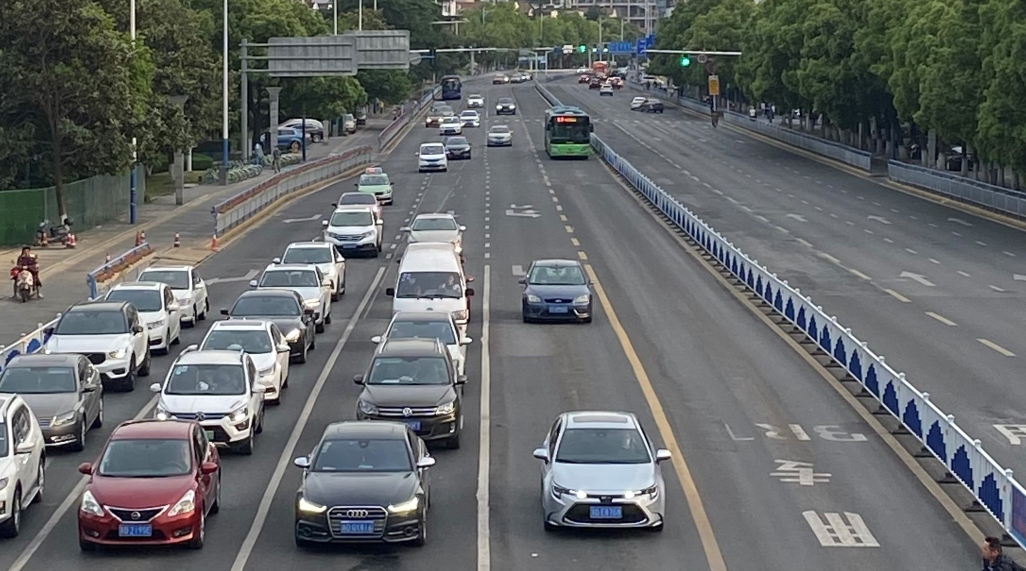
#> input picture 31.jpg, 2052 x 1141 px (shown at 1/2 size)
$ python check.py   (older library calls are emulated)
#> lines starting #> are read from the running program, lines starting #| are printed output that depends on the picture; after the words box and inside, x2 and y2 are one past the last pixel; in counts of white or black regions, pixels touching at a corner belong together
### trailConfirm.py
import cv2
import numpy as np
import ImageProcess
import LineProcessing
path1 = '31.jpg'
path2 = '32.jpg'

def get_lane(lanes, num):
    return lanes[num]


# false middle line process
def get_middle_line_gather(lane1, lane2):
    x1 = (lane1[0] + lane2[0])/2
    y1 = (lane1[1] + lane2[1])/2
    x2 = (lane1[2] + lane2[2])/2
    y2 = (lane1[3] + lane2[3])/2
    middle_line = [x1, y1, x2, y2]
    return middle_line


def fake_middle_line(done_line_copy):
    middle_line_gather = np.zeros((3, 4))  # 最右侧车道不进行计算，因为是BRT车道
    for i in range(0, 3):
        z1 = get_lane(done_line_copy, i)
        z2 = get_lane(done_line_copy, i + 1)
        # 求两线的中线
        middle_line_gather[i] = get_middle_line_gather(z1, z2)
    print('fake三条中线：')
    print(middle_line_gather)
    return middle_line_gather


# true figure out middle lines
def get_pic_size(img_colorful):
    width, length = ImageProcess.check_size(img_colorful)     # size= (339, 600, 3)
    return width, length


def complete_lane_width339(lane):      # y=339时，x的坐标
    # y-339 = k(x-x0)  -> y1 - 339 = k(x1 - x0)
    # x0 = x1 +(339-y1)/k
    # gen是y = 339（底线处）时x的坐标，得到这个坐标，可以更新lane的第一组坐标
    k = LineProcessing.get_slope(lane)
    if k != 0:
        gen = lane[0] + (338 - lane[1])/k
    else:
        gen = lane[0]
    return gen


def complete_lane_width0(lane):
    # y-0 = k(x-x0)  ->   y2 - 0 = k(x2 - x0)
    # x0 = x2 - y2/k
    # ji是y = 0（远处，屏幕上顶）时x的坐标，得到这个坐标，可以更新lane的第二组坐标
    k = LineProcessing.get_slope(lane)
    if k != 0:
        ji = lane[2] - (lane[3]/k)
    else:
        ji = lane[0]
    return ji


def update_lane_to339(lines):
    for co in range(0, 4):
        new_x1 = complete_lane_width339(lines[co])     # get新横坐标
        lines[co][0] = new_x1
        lines[co][1] = 338
    return lines


def update_lane_to0(lines):
    for bo in range(0, 4):
        new_x2 = complete_lane_width0(lines[bo])
        lines[bo][2] = new_x2
        lines[bo][3] = 0
    return lines


def figure_middle_line_true(lane1, lane2):
    middle_point_floor = (lane1[0] + lane2[0])/2       # lane[1] = 339
    middle_point_top = (lane1[2] + lane2[2])/2
    middle_line_tuple = [middle_point_floor, 339, middle_point_top, 0]
    return middle_line_tuple


def get_middle_line(middle_gather, num):
    if num < 3:
        return middle_gather[num]
    else:
        print('没那么多中线')


def aggregate_middle_line(lines):
    middle_line_gather_true = np.zeros((3, 4))
    for n in range(0, 3):
        # true 计算中线方程（两点式）
        middle_line = figure_middle_line_true(lines[n], lines[n+1])
        middle_line_gather_true[n] = middle_line
    return middle_line_gather_true


'''
def figure_equation(lane):
    x1 = lane[0]
    y1 = lane[1]
    x2 = lane[2]
    y2 = lane[3]
    LineProcessing.get_slope(lane)
    # y = kx - kx1 +y1
    return
'''


# 绘制中线
def fl_trans_int(data):     # float转为int，绘制时的坐标需要int
    return int(data)


def draw_middleLine(img, draw_line, rough):
    for j in range(0, 3):
        m_line = get_middle_line(draw_line, j)
        x1 = fl_trans_int(m_line[0])
        y1 = fl_trans_int(m_line[1])
        x2 = fl_trans_int(m_line[2])
        y2 = fl_trans_int(m_line[3])
        print('绘制的中线两端坐标【', x1, ' ', y1, ' ', x2, ' ', y2, '】')
        pic_with_mid = cv2.line(img, (x1, y1), (x2, y2), (0, 255, 255), rough)
        cv2.imshow('middle', pic_with_mid)
        cv2.waitKey()


'''
def set_lane():
    lines = [[9, 338, 74, 261],
             [145, 333, 200, 211],
             [302, 318, 302, 157],
             [352, 163, 373, 216]]
    return lines
'''


def set_lane():
    lines = [[4, 338, 72, 261],
             [140, 333, 200, 211],
             [290, 318, 284, 157],
             [359, 163, 384, 216]]
    return lines


def trail_confirm_all(path):
    done_line = set_lane()        # 确定车道线合集
    done_line_copy = done_line.copy()
    print('车道线：', done_line)
    # 拿两条相邻车道线
    fake_middle_line_gathers = fake_middle_line(done_line_copy)
    print('看着！我要更新了线段了！！！！！')
    updated_done_line_half = update_lane_to339(done_line)
    updated_done_line = update_lane_to0(updated_done_line_half)
    print('更新后的完整车道线两点式方程：', updated_done_line)
    true_middle_lines = aggregate_middle_line(updated_done_line)
    # 绘制中线
    print('start drawing primary img')
    img_color, img_binary = ImageProcess.pp2value(path)
    img_binary2 = img_binary.copy()
    # draw_middleLine(img_color, fake_middle_line_gathers, 3)
    draw_middleLine(img_color, true_middle_lines, 2)
    return img_color, img_binary, true_middle_lines

### ImageProcess.py
import cv2
import numpy as np
import trans
import LineProcessing


path1 = '31.jpg'
path2 = '32.jpg'
path3 = '13.jpg'


# 读取图片、调整尺寸、灰度化
def readphoto(img_path):
#> called with img_path = '31.jpg'
    Photo0 = cv2.imread(img_path, flags=cv2.IMREAD_COLOR)
#> Photo0 is the input picture: shape (1141, 2052, 3); mean B, G, R 103.3, 103, 99.8

    return Photo0


def resize_photo(imgArr, MAX_WIDTH=600):
#> called with MAX_WIDTH = 600
    img = imgArr
    rows, cols = img.shape[:2]  # 获取图像宽和高
    if cols > MAX_WIDTH:
        change_rate = MAX_WIDTH / cols
        img = cv2.resize(img, (MAX_WIDTH, int(rows * change_rate)), interpolation=cv2.INTER_AREA)
    return img


def check_size(Photo):
    sp = Photo.shape
    print("size=", sp)  # 查看图片大小
#| size= (333, 600, 3)
    sz1 = sp[0]  # width(rows) of image
    sz2 = sp[1]  # heights(colums) of image
    sz3 = sp[2]  # the pixels value is made up of three primary colors
    print('width: %d \nheight: %d \nnumber: %d' % (sz1, sz2, sz3))
#| width: 333
#| height: 600
#| number: 3
    return sz1, sz2


def process(Photo):
    kerenlerode5 = cv2.getStructuringElement(cv2.MORPH_RECT, (5, 5))
    kernelerode9 = cv2.getStructuringElement(cv2.MORPH_RECT, (15, 15))
    # 复制出一个直线检测图
    # 灰度变化
    Photo_gray = cv2.cvtColor(Photo, cv2.COLOR_BGR2GRAY)
    cv2.imshow('Photo_gray', Photo_gray)
    cv2.waitKey()
    #noise
    # 高斯滤波
    blur = cv2.GaussianBlur(Photo_gray, (5, 5), 0)
    cv2.imshow('gaosp', blur)
    blur2 =cv2.GaussianBlur(Photo_gray, (9, 9), 0)
    cv2.imshow('gaosp99', blur2)
    # 二值化
    ret, binary = cv2.threshold(blur, 139, 255, cv2.THRESH_BINARY)
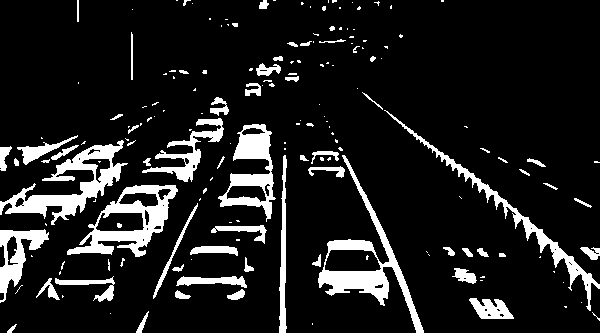
#> binary: shape (333, 600); 12% white; 174 white regions (109 under 20 px), largest, box (x1, y1, x2, y2) and area: (318, 155, 424, 333) 3183, (0, 140, 128, 225) 3110, (67, 185, 178, 257) 2792
    cv2.imshow('2value', binary)
    cv2.waitKey()
    '''OTSU二值化
    _, binary2 = cv2.threshold(Photo_gray, 0, 255, cv2.THRESH_OTSU)
    cv2.imshow('2value', binary2)
    cv2.waitKey()
    '''
    # canny
    Photo_canny = cv2.Canny(binary, 350, 200, 3)
#> Photo_canny: shape (333, 600); 4.4% white in thin lines or dots
    cv2.imshow('canny', Photo_canny)
    cv2.waitKey()

    # 试着做膨胀腐蚀处理
    kernel = cv2.getStructuringElement(cv2.MORPH_RECT, (3, 2))
    kernelBig = cv2.getStructuringElement(cv2.MORPH_RECT, (8, 5))
    kernelX = cv2.getStructuringElement(cv2.MORPH_RECT, (7, 4))
    kernelY = cv2.getStructuringElement(cv2.MORPH_RECT, (1, 3))


    erode_dilate = cv2.dilate(binary, kernel)
#> erode_dilate: shape (333, 600); 16.3% white; 146 white regions (61 under 20 px), largest, box (x1, y1, x2, y2) and area: (311, 155, 425, 333) 4068, (0, 138, 137, 226) 3933, (66, 185, 179, 258) 3442
    cv2.imshow('dilate', erode_dilate)
    erode_dilate = cv2.erode(erode_dilate, kernel)
#> erode_dilate: shape (333, 600); 12.2% white; 166 white regions (101 under 20 px), largest, box (x1, y1, x2, y2) and area: (0, 141, 128, 226) 3193, (318, 156, 424, 333) 3181, (67, 186, 178, 258) 2841
    cv2.imshow('erode', erode_dilate)
    '''
    erode_dilate = cv2.dilate(erode_dilate, kernelY)
    cv2.imshow('dilate', erode_dilate)
    erode_dilate = cv2.erode(erode_dilate, kernelY)
    cv2.imshow('erode', erode_dilate)
    cv2.waitKey()
    '''

    # sobel
    x = cv2.Sobel(blur, cv2.CV_16S, 1, 0)
    y = cv2.Sobel(blur, cv2.CV_16S, 0, 1)
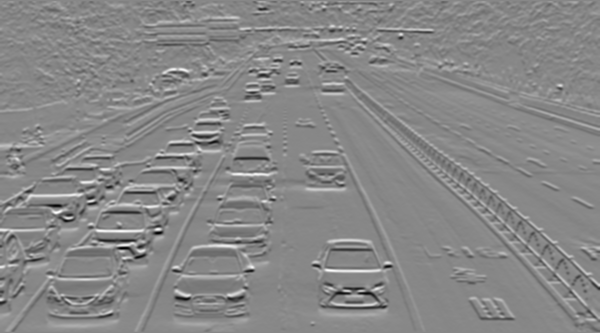
#> y: shape (333, 600) int16; min -507, max 446, mean 0.3; drawn with min black and max white
    absX = cv2.convertScaleAbs(x)  # 转回unit8
    absY = cv2.convertScaleAbs(y)
    dst_sobel = cv2.addWeighted(absX, 0.5, absY, 0.5, 0)
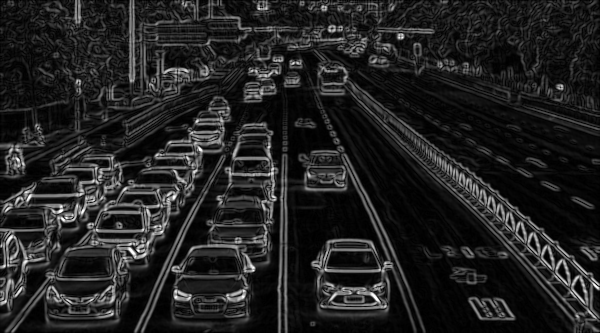
#> dst_sobel: shape (333, 600); min 0, max 255, mean 34.3
    cv2.imshow('absX', absX)
    cv2.imshow('absY', absY)
    cv2.imshow('soble', dst_sobel)
    cv2.waitKey()


    return binary, erode_dilate, Photo_canny, dst_sobel


# [72 lines left out: functions HoughChange, origin_line_count_get, originlines_Trans_Preprolines, threeToTwo, site_confirm, not called in this run]


def pp2value(path):

    img0 = readphoto(path)
    img_resize = resize_photo(img0)  # img1是调节尺寸后的图片
    check_size(img_resize)
    cv2.imshow('resize', img_resize)
    cv2.waitKey()
    # process函数：input：原图；  return binary（二值图）, erode_dilate（一次e&r图）, Photo_Canny, dst_sobel（sobel图）
    img_bin, imgErodeDilate, imgCanny, imgSobel = process(img_resize)
    return img_resize, img_bin


# [20 lines left out: function AllPrepareingProcessing, not called in this run]


# if __name__ == '__main__':

### LineProcessing.py
import numpy as np
import ImageProcess
from pprint import pprint as pp
import trans
path1 = '31.jpg'
path2 = '32.jpg'

# 得到第a个二维数组(第一个是array【0】)，并且打印这个元组
def takeTuple(array, a):
    print(array[a])
    return array[a]


'''
def take_axis(arr):
    return arr[0]


# 数组排序
def line_rank_me(x, dimension):
    a = np.zeros(13)        # 初始化13条直线
    b = np.zeros(13)        # 初始化13个用于比较的数
    c = np.zeros(13)
    for i in range(0, dimension):
        a[i] = takeTuple(x, i)     # 拿一条直线
        b[i] = take_axis(x)       # 用于排序的数拿出来放在b[i]，这里用第三个数
        c[i] = b[i]
    b.argsort(axis=0)
    # 带着a[一起]
'''


# [4 lines left out: function line_rank_py, not called in this run]


# 得到直线个数（元组）
def line_num(line_tuple):
    return int(np.size(line_tuple) / 4)


# 得到斜率(元组)
def get_slope(Tuple):
    x1 = Tuple[0]
    y1 = Tuple[1]
    x2 = Tuple[2]
    y2 = Tuple[3]
    if (x1 - x2) == 0:
        slope = 0.00000000  # 垂直的线令为0
    else:
        slope = float((y2 - y1) / (x2 - x1))    # 因为坐标原点在图片左上角，所以增加一个符号方便理解
    return slope


# [6 lines left out: function print_slope, not called in this run]


def get_line(lines, x):
    return lines[x]


# 第i条直线 与 x轴 交点的横坐标
# [9 lines left out: function endpoint_x, not called in this run]


# 第i条直线 与 y轴 交点的横坐标
def endpoint_y(lines, i):
    line = get_line(lines, i)
    k = get_slope(line)


# [9 lines that do not run on import are left out]

### timeRG.py
import numpy as np

length = np.ones(6)


def FirstTime(first_len):
    rest_time = first_len*(-0.4)+80
    print('第一次剩余时间：', rest_time)
    return rest_time


def SecondTime(minus_len, Ftime):
    change_time = minus_len*2.2
    Stime = Ftime - 10
    SecondRestTime = Stime - change_time
    print('第二次调整后剩余时间为', SecondRestTime)
    return SecondRestTime


def AllTimeRG(LengthArray):
    RestTime = 100
    firstLength = LengthArray[1]
    secondLength = LengthArray[4]
    MinusLength = secondLength - firstLength
    rest_time1 = FirstTime(firstLength)
    rest_time = SecondTime(MinusLength, rest_time1)

### check.py
import math

import ImageProcess
import LineProcessing
import trailConfirm
import cv2
import numpy as np
import timeRG

path1 = '31.jpg'
path2 = '32.jpg'

'''
# 二值图输出的实验
print(img2value[0])
print('img2value[0] = ', np.size(img2value[0]))
# 结论：img2value[0] = [600个元素，值只有0 & 255， 其中：0 = 黑 ， 255 = 白 ]，连续黑色为没有车
'''


# 取一根中线
def fetch_middle_line(lines, num):
    return lines[num]


# 按顺序将中线上的点的int型坐标拿出来
# 中线上的每个点坐标（转换为int类型），返回两个数组，一个横坐标数组，一个纵坐标数组，横坐标++
# 这个是错误做法：不应该遍历横坐标应该遍历纵坐标，请跳转到right_allY_print_int_site()
# [34 lines left out: function false_allX_print_int_site, not called in this run]


# 按顺序将中线上的点的int型坐标拿出来
# 中线上的每个点坐标（转换为int类型），返回两个数组，一个横坐标数组，一个纵坐标数组，横坐标++
# 正确做法，遍历纵坐标
def right_allY_print_int_site(floatLine):  # 输入的是floatLine两端点
    # y - y2 = k(x - x2)        y2 = 0, x2 = floatLine[2]
    # x[g] = y[g]/k +x2
    k = LineProcessing.get_slope(floatLine)
    xArr = np.zeros(width, dtype=int)
    yArr = np.zeros(width, dtype=int)
    for g in range(0, width):
        yArr[g] = g
        xArr[g] = int(g / k + floatLine[2])
        # print(xArr[g], yArr[g])
    return xArr, yArr


# 获取（x, y）的灰度值
def get_gray_value(a, b, img_binary_get):  # 输入的是横纵坐标，输出的却是纵横坐标
    return img_binary_get[b][a]


# 按顺序将灰度值填入一个一维数组
def pick_valueTo_uni_dimension(x_site, y_site, copy):
    array_gray_data = np.zeros(width, dtype=int)
    print('一维数组size=', width)
    for s in range(0, width):
        array_gray_data[s] = get_gray_value(x_site[s], y_site[s], copy)
        # print(x_site[s], y_site[s], array_gray_data[s])
    print('灰度值一维数组：', array_gray_data)
    return array_gray_data  # 返回一个一维数组


# 输入正序；获得倒序的！故要调整顺序：
def get_len_equal_criterion_arr(finalPointGather, startCheckingP):      # finalPointGather:正序灰度数组
    # 初始化
    ready_toCheck_point_gather = np.ones(criterion, dtype=int)      # 初始化阈值长度的数组
    for pick in range(0, criterion):        # 填入17个数
        ready_toCheck_point_gather[pick] = finalPointGather[startCheckingP - pick]
        # 图像上看，startCheckingP - pick是起测点往上17个点（含起测点）
    return ready_toCheck_point_gather


# 判断阈值长度内是否连续0
def detect_continuous_zero(arr):  # 输入待检测数组，长度为criterion
    t = True
    for tra in range(0, criterion):  # traverse 遍历
        if arr[tra] == 0:
            pass
        else:
            t = False
            break
    # print('t = ', t)
    return t


# 循环检测每个0
def check_apieceZero(final_array, start_check_point):  # 传入检测灰度值数组和起测点
    size_of_array = np.size(final_array)
    counter = start_check_point
    have_got_trail = False
    while counter in range(criterion, start_check_point + 1):   # 如果前面全满，最后是17个像素点也不太影响，就计算满排队吧
        ready_queue = get_len_equal_criterion_arr(final_array, counter)     # 得到倒序待检测数组ready_queue
        have_got_trail = detect_continuous_zero(ready_queue)        # 是否检测到连续17个0
        counter = counter - 1           # 改变的其实是每次检测的（连续17个数）起测点
        # print('counter = ', counter)
        if have_got_trail:
            break
    if have_got_trail:
        return True, counter+1      # counter+1：起测点的纵坐标
    else:
        return False, 0


# 判断是否为一级拥塞
def if_first_level(count_p):
    had = False
    if count_p > (init_check_point-7):
        had = True
        print('一级拥塞，trail = 0')
    return had


# 计算物理世界实际拥塞长度
def figure_real_trail(length):
    if length != 0:
        # L=h * tan[arctan(d/h) +α] -d
        # 理论请见：physicsFigureLength 以及 physicsFigureLengthReadMe
        h = 3.8  # 米
        d_min = 15  # 米
        d_max = 200
        d = width - trail
        a = (math.atan(d_max/h))/width      # should be (arctan(d_max/h)) / width
        # a是摄像头安装角度/拍摄到的上下边实际长度
        # 这里估计为180m(d_max), arctan(180/7.5) = 87.6° 垂直分辨率width=339，则
        before_L = math.atan(d_min/h)+a
        print('tan=', math.tan(before_L))
        L = h*(math.tan(before_L)) - d_min
        print('before = ', before_L)
        print('L = ', L)
        return (width - length)*L-d_min
    else:
        return 5


if __name__ == '__main__':
    img, img2value, complete_middle_lines = trailConfirm.trail_confirm_all(path1)
#> complete_middle_lines = [[70.77, 339, 303.1, 0], [214.1, 339, 291, 0], [366.1, 339, 280.1, 0]]
    img2value_copy = img2value.copy()
    cv2.waitKey()
    cv2.destroyAllWindows()
    # 在二值图上绘制中线
    trailConfirm.draw_middleLine(img2value, complete_middle_lines, rough=2)
#> the loop in draw_middleLine (call 2), `for j in range(0, 3):` made 3 passes
#> (m_line, x1, x2) on passes 1 to 3: ([70.77, 339, 303.1, 0], 70, 303), ([214.1, 339, 291, 0], 214, 290), ([366.1, 339, 280.1, 0], 366, 280)
#> (printed output is left out)
    width, height = trailConfirm.get_pic_size(img)
#| size= (333, 600, 3)
#| width: 333
#| height: 600
#| number: 3
#> in get_pic_size, `width, length = ImageProcess.check_size(img_colorful)`: width = 333; length = 600
#> width = 333; height = 600
    # 起测点：2/3*width
    init_check_point = int((3 / 4) * width)  # 起测点
#> init_check_point = 249
    criterion = 19  # criterion 标准（阈值）
    trail_arr = np.zeros(6, dtype=int)      # 三列队尾位置数组
    # 第一种思路
    # 第一次撰写过程中犯了很大的错误，错误在于，求出了每一个x，实际上我们要输出的是每一个y
    # 输出每一个x的话，会在纵向方向上跳过很多个点，导致根本看不到连续白点的存在，样本（数组长度）也不够339个
    # 从图像宽度的2/3处开始检测，因为有车不往前停
    real_length = np.zeros(6)
    for i in range(0, 3):
        # 取一根中线
        ready_toProcess_midLine = fetch_middle_line(complete_middle_lines, i)
        # 按顺序将中线上的点的int型坐标拿出来
        x_pos, y_pos = right_allY_print_int_site(ready_toProcess_midLine)
        # 按顺序将灰度值填入一个一维数组
        gray_value_gather = pick_valueTo_uni_dimension(x_pos, y_pos, img2value_copy)
        # gray_value_gather : 一维数组{0，255}
        # 检测连续0长度
        got_it, trail = check_apieceZero(gray_value_gather, init_check_point)
        if got_it:
            print('找到队尾，纵坐标为：', trail)
        else:
            trail = width
            print('没有找到队尾, 完全拥塞，拥塞长度：trail =', trail)
        one_level = if_first_level(trail)
        if one_level:
            trail = 0
        trail_arr[i] = trail
        real_length[i] = figure_real_trail(trail)
        print('real_length=', real_length[i])
        pic_final = cv2.line(img, (100, trail), (400, trail), (255, 0, 255), 2)
        cv2.imshow('final', pic_final)
        cv2.waitKey()
#> this loop made 3 passes
#> (ready_toProcess_midLine, k in right_allY_print_int_site, d in figure_real_trail) on passes 1 to 3: ([70.77, 339, 303.1, 0], -1.46, 225), ([214.1, 339, 291, 0], -4.41, 108), ([366.1, 339, 280.1, 0], 3.94, 94)
#> (printed output is left out)
#> after the loop, real_length = [52.31, 17.31, 13.12, 0, 0, 0]; trail_arr = [108, 225, 239, 0, 0, 0]
    # 开始计算实际物理长度

    # 第二种思路,论文撰写
    # 先转化像素点代表长度，再转化为检测长度

    img, img2value2, complete_middle_lines = trailConfirm.trail_confirm_all(path2)
#> call 2 of readphoto, with img_path = '32.jpg'
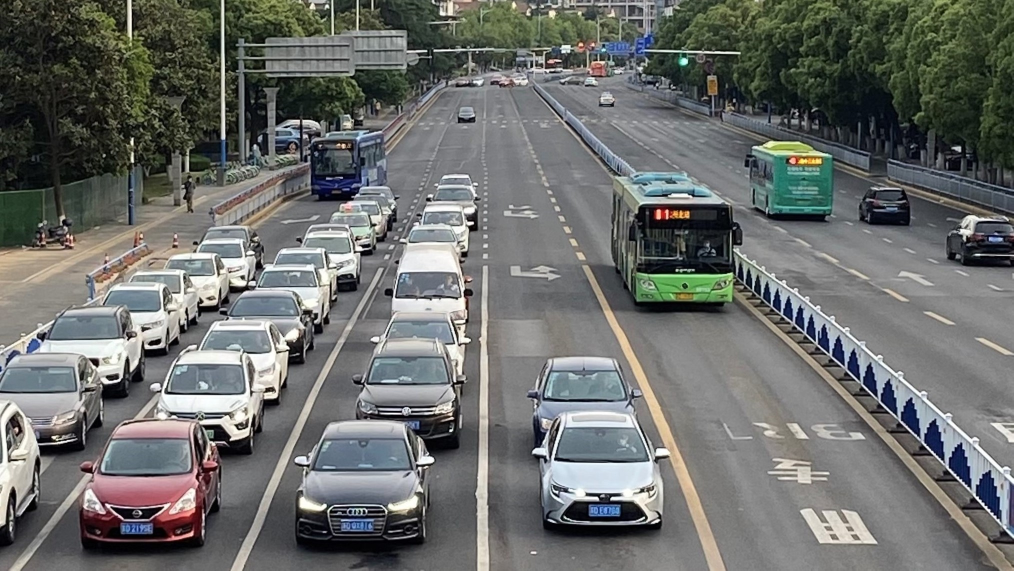
#> input picture 32.jpg, 2027 x 1141 px (shown at 1/2 size)
#> in readphoto, Photo0 is the input picture: shape (1141, 2027, 3); mean B, G, R 106.9, 109.5, 107.3
#> call 2 of resize_photo, with MAX_WIDTH = 600
#> in resize_photo (call 2), `img = cv2.resize(img, (MAX_WIDTH, int(rows * change_rate)), interpolat..`:
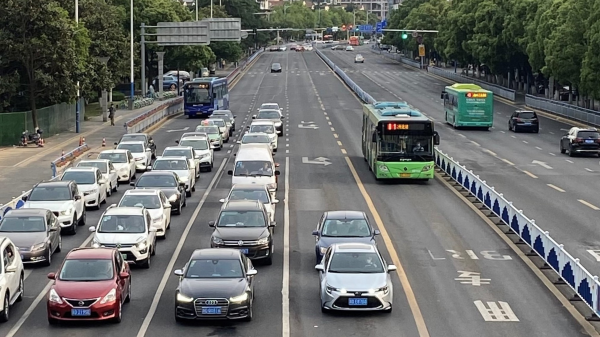
#> img: shape (337, 600, 3); mean B, G, R 106.9, 109.5, 107.3
#| size= (337, 600, 3)
#| width: 337
#| height: 600
#| number: 3
#> in process (call 2), `kerenlerode5 = cv2.getStructuringElement(cv2.MORPH_RECT, (5, 5))`: kerenlerode5 = [[1, 1, 1, 1, 1], [1, 1, 1, 1, 1], [1, 1, 1, 1, 1], [1, 1, 1, 1, 1], [1, 1, 1, 1, 1]]
#> in process (call 2), `Photo_canny = cv2.Canny(binary, 350, 200, 3)`:
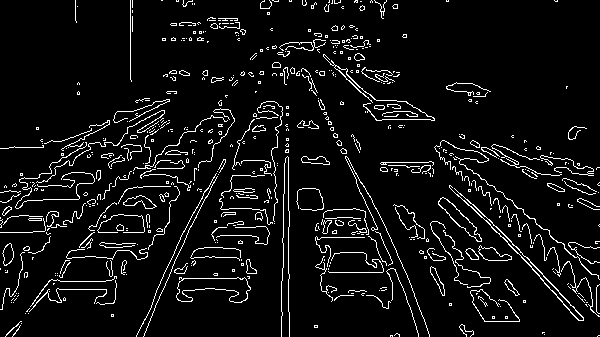
#> Photo_canny: shape (337, 600); 6.6% white in thin lines or dots
#> in process (call 2), `kernel = cv2.getStructuringElement(cv2.MORPH_RECT, (3, 2))`: kernel = [[1, 1, 1], [1, 1, 1]]
#> in process (call 2), `kernelY = cv2.getStructuringElement(cv2.MORPH_RECT, (1, 3))`: kernelY = [1, 1, 1]
#> in process (call 2), `erode_dilate = cv2.dilate(binary, kernel)`:
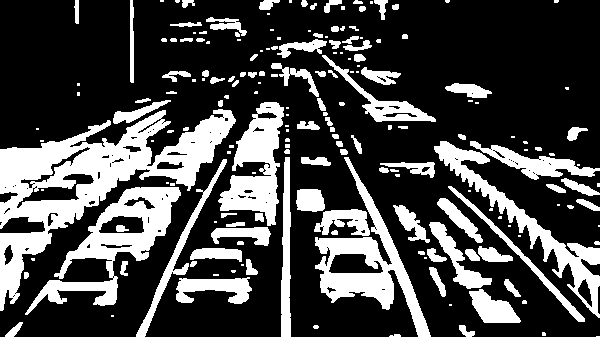
#> erode_dilate: shape (337, 600); 27.7% white; 190 white regions (78 under 20 px), largest, box (x1, y1, x2, y2) and area: (0, 109, 236, 311) 13801, (25, 187, 181, 315) 5532, (315, 157, 431, 337) 5151
#> (the rest of the program and of its run is left out)
